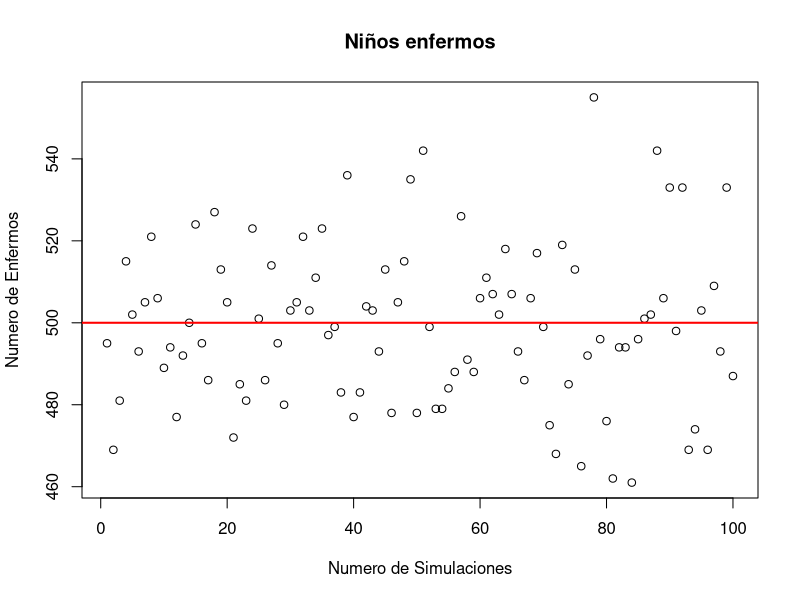

Generate this figure with R:
gene <- c(0,0,0,1)
nsimulations <- 100
sick <- c()
expected <- 500
for(i in 1:nsimulations){
  test <- replicate(2000,sample(gene,1,replace = TRUE))
  sick <- c(sick,sum(test))
}

plot(1:nsimulations,sick,
     xlab = "Numero de Simulaciones",
     ylab = "Numero de Enfermos",
     main = "Niños enfermos")
abline(h=expected,col='red',lwd=2)
